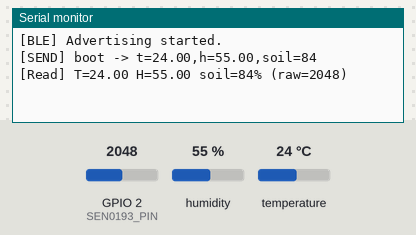
Bench run of a program on a simulated Seeed XIAO ESP32-C3. On the bench: the last lines printed to the serial monitor. The test bench sets the inputs (shaded band); at power-on: GPIO 2 (SEN0193_PIN) = 2048, humidity 55 %, temperature 24 °C (analog values on the 0–4095 scale). Nothing arrives over Bluetooth unless stated; a phone connects over Bluetooth LE 3 s after start.

Above: at 1.4 s.
1.5 s: GPIO 2 (SEN0193_PIN) set to 1460
At 3.0 s:
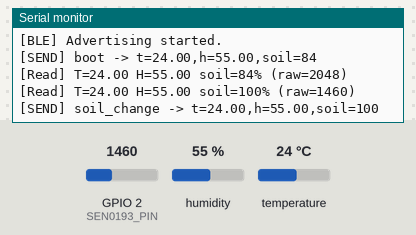
4.7 s: humidity set to 22 %
At 5.7 s:
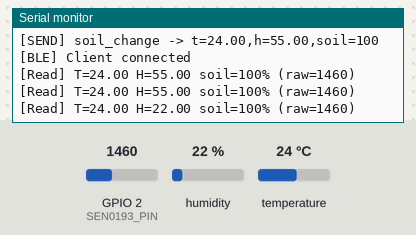
6.2 s: temperature set to 12 °C
At 7.2 s:
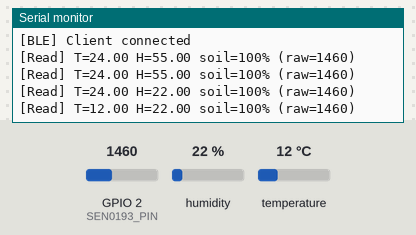
7.7 s: GPIO 2 (SEN0193_PIN) set to 1540
At 9.0 s:
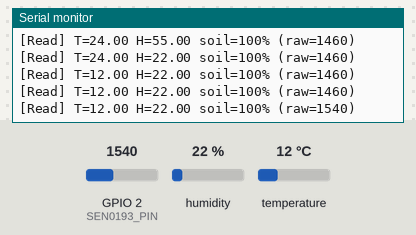
9.2 s: humidity set to 40 %
At 9.9 s:
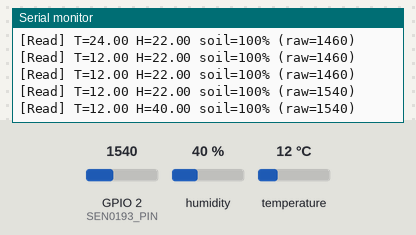
Timing chart, 0 to 11.7 s (numbered marks = the images above; inputs shaded):
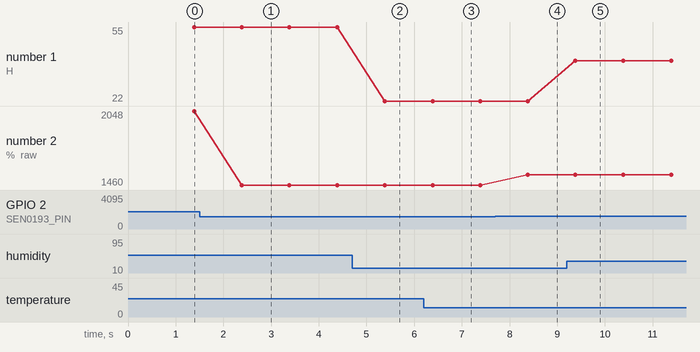

The program:

main.cpp
```cpp
#include <Arduino.h>
#include <Wire.h>
#include <Adafruit_SHT31.h>

#include <BLEDevice.h>
#include <BLEServer.h>
#include <BLEUtils.h>
#include <BLE2902.h>

// -------------------- UUIDs (use yours) --------------------
static BLEUUID serviceUUID("c29fac7c-fee2-4ee8-9013-b91e598e570d");
static BLEUUID    charUUID("a25db1e7-7caa-47fd-ad5a-2ca734f3c365");

// -------------------- Sensors --------------------
static const uint8_t SHT31_ADDR = 0x44;
Adafruit_SHT31 sht31 = Adafruit_SHT31();
static const int SEN0193_PIN = A0;

// soil calibration (tune to your device)
static const int dryRaw = 3400;
static const int wetRaw = 1800;

// -------------------- Send policy --------------------
static const int SOIL_CHANGE_THRESHOLD_PCT = 10;     // "明显变化"
static const uint32_t READ_PERIOD_MS = 1000;         // read every 1s
static const uint32_t MIN_NOTIFY_GAP_MS = 1500;      // avoid spam on jitter
static const uint32_t PERIODIC_SEND_MS = 60000;      // no change -> send every 60s

// -------------------- BLE globals --------------------
BLEServer* pServer = nullptr;
BLECharacteristic* pChar = nullptr;
bool deviceConnected = false;
bool oldDeviceConnected = false;

class MyServerCallbacks : public BLEServerCallbacks {
  void onConnect(BLEServer*) override { deviceConnected = true; }
  void onDisconnect(BLEServer*) override { deviceConnected = false; }
};

// -------------------- Simple DSP for soil --------------------
static int median3(int a, int b, int c) {
  if (a > b) { int t=a; a=b; b=t; }
  if (b > c) { int t=b; b=c; c=t; }
  if (a > b) { int t=a; a=b; b=t; }
  return b;
}

static int readSoilAvgN(int n, int delayMs) {
  long sum = 0;
  for (int i = 0; i < n; i++) {
    sum += analogRead(SEN0193_PIN);
    delay(delayMs);
  }
  return (int)(sum / n);
}

static int readSoilRawRobust() {
  int x1 = readSoilAvgN(8, 2);
  int x2 = readSoilAvgN(8, 2);
  int x3 = readSoilAvgN(8, 2);
  return median3(x1, x2, x3);
}

static int soilRawToPercent(int raw) {
  int pct = map(raw, dryRaw, wetRaw, 0, 100);
  return constrain(pct, 0, 100);
}

// -------------------- BLE init --------------------
void bleInitServer() {
  BLEDevice::init("SensingDevice_Server");

  pServer = BLEDevice::createServer();
  pServer->setCallbacks(new MyServerCallbacks());

  BLEService* svc = pServer->createService(serviceUUID);
  pChar = svc->createCharacteristic(
    charUUID,
    BLECharacteristic::PROPERTY_READ |
    BLECharacteristic::PROPERTY_NOTIFY
  );
  pChar->addDescriptor(new BLE2902());

  pChar->setValue("boot");
  svc->start();

  BLEAdvertising* adv = BLEDevice::getAdvertising();
  adv->addServiceUUID(serviceUUID);
  adv->setScanResponse(true);
  adv->setMinPreferred(0x06);
  adv->setMinPreferred(0x12);

  BLEDevice::startAdvertising();
  Serial.println("[BLE] Advertising started.");
}

// -------------------- Build + send payload --------------------
void sendNow(float t, float h, int soilPct, const char* reason) {
  char payload[80];
  float tSend = isnan(t) ? -999.0f : t;
  float hSend = isnan(h) ? -999.0f : h;
  snprintf(payload, sizeof(payload), "t=%.2f,h=%.2f,soil=%d", tSend, hSend, soilPct);

  pChar->setValue((uint8_t*)payload, strlen(payload));

  Serial.print("[SEND] ");
  Serial.print(reason);
  Serial.print(" -> ");
  Serial.println(payload);

  if (deviceConnected) {
    pChar->notify();
  }
}

// -------------------- State --------------------
static uint32_t nextReadMs = 0;
static uint32_t lastNotifyMs = 0;
static uint32_t lastPeriodicSendMs = 0;

static bool hasBaseline = false;
static int lastSentSoilPct = -1;

void setup() {
  Serial.begin(115200);
  delay(200);

  Wire.begin();

  if (!sht31.begin(SHT31_ADDR)) {
    Serial.println("ERROR: SHT31 not found. Continue without T/H (will send -999).");
  }

  analogReadResolution(12);
  pinMode(SEN0193_PIN, INPUT);

  bleInitServer();

  // baseline
  int raw = readSoilRawRobust();
  int pct = soilRawToPercent(raw);
  lastSentSoilPct = pct;
  hasBaseline = true;

  float t0 = sht31.readTemperature();
  float h0 = sht31.readHumidity();

  sendNow(t0, h0, pct, "boot");
  uint32_t now = millis();
  lastNotifyMs = now;
  lastPeriodicSendMs = now;

  nextReadMs = now + READ_PERIOD_MS;
}

void loop() {
  // re-advertise on disconnect
  if (!deviceConnected && oldDeviceConnected) {
    delay(200);
    pServer->startAdvertising();
    Serial.println("[BLE] Disconnected -> advertising again");
    oldDeviceConnected = deviceConnected;
  }
  if (deviceConnected && !oldDeviceConnected) {
    Serial.println("[BLE] Client connected");
    oldDeviceConnected = deviceConnected;
  }

  uint32_t now = millis();

  // 1) periodic sensor read
  if ((int32_t)(now - nextReadMs) >= 0) {
    nextReadMs += READ_PERIOD_MS;

    float t = sht31.readTemperature();
    float h = sht31.readHumidity();

    int raw = readSoilRawRobust();
    int soilPct = soilRawToPercent(raw);

    Serial.printf("[Read] T=%.2f H=%.2f soil=%d%% (raw=%d)\n", t, h, soilPct, raw);

    if (!hasBaseline) {
      lastSentSoilPct = soilPct;
      hasBaseline = true;
      Serial.printf("[Baseline] soil=%d%%\n", lastSentSoilPct);
      // baseline建立后也可以选择立刻发一次：
      // sendNow(t, h, soilPct, "baseline");
      // lastNotifyMs = now;
      // lastPeriodicSendMs = now;
      return;
    }

    // 2) change-triggered send
    int diff = abs(soilPct - lastSentSoilPct);
    if (diff >= SOIL_CHANGE_THRESHOLD_PCT) { // 如果你要严格">10%"，改成 diff > 10
      if (now - lastNotifyMs >= MIN_NOTIFY_GAP_MS) {
        sendNow(t, h, soilPct, "soil_change");
        lastSentSoilPct = soilPct;
        lastNotifyMs = now;
        lastPeriodicSendMs = now; // 变化触发后，周期计时重置
      }
    }
    // 3) else do nothing here; periodic send handled below
  }

  // 4) periodic send every 60s if no major change triggered it
  if (now - lastPeriodicSendMs >= PERIODIC_SEND_MS) {
    float t = sht31.readTemperature();
    float h = sht31.readHumidity();
    int raw = readSoilRawRobust();
    int soilPct = soilRawToPercent(raw);

    // 这次是“保底发送”，不更新 lastSentSoilPct（可选）
    // 如果你希望“60秒发送也算一次lastSent”，把下面注释取消
    // lastSentSoilPct = soilPct;

    sendNow(t, h, soilPct, "periodic_60s");
    lastPeriodicSendMs = now;
    lastNotifyMs = now; // 避免刚发完周期包，紧接着因抖动又触发变化包
  }

  delay(5);
}
```

Measured:
- after the input at 1.5 s, the serial monitor: prints a new line after 0.89 s (image 1)
- after the input at 4.7 s, the serial monitor: prints a new line after 0.68 s (image 2)
- after the input at 6.2 s, the serial monitor: prints a new line after 0.19 s (image 3)
- after the input at 7.7 s, the serial monitor: prints a new line after 0.69 s (image 4)
- after the input at 9.2 s, the serial monitor: prints a new line after 0.18 s (image 5)
- plotted number 1: 55 → 22 after the input at 4.7 s, 22 → 40 after the input at 9.2 s
- plotted number 2: 2048 → 1460 after the input at 1.5 s, 1460 → 1540 after the input at 7.7 s
